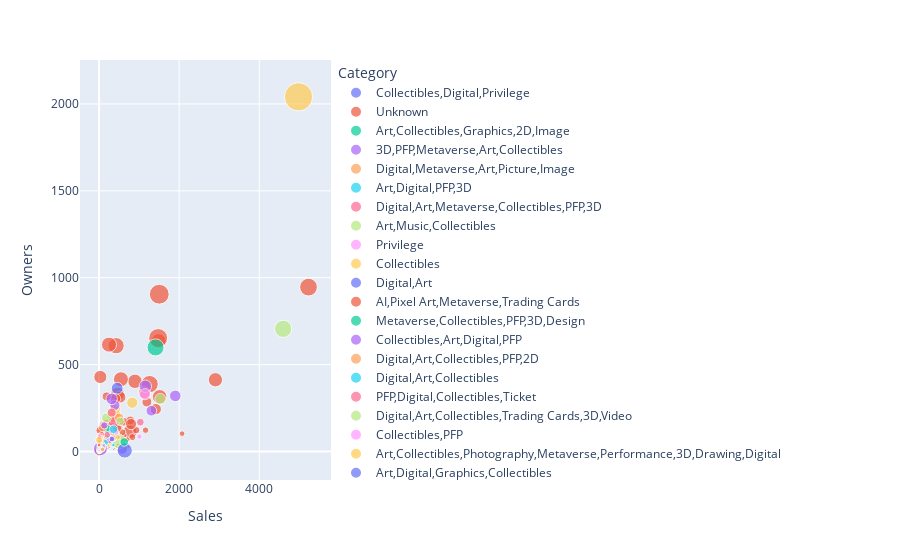

The cell this chart's notebook holds for it:
### Code cell
fig = px.scatter(df_new,
           x = 'Sales',
           y = 'Owners',
           color = 'Category',
           size = 'Assets',
           hover_data = ['Owner_Asset_Ratio'])
fig
